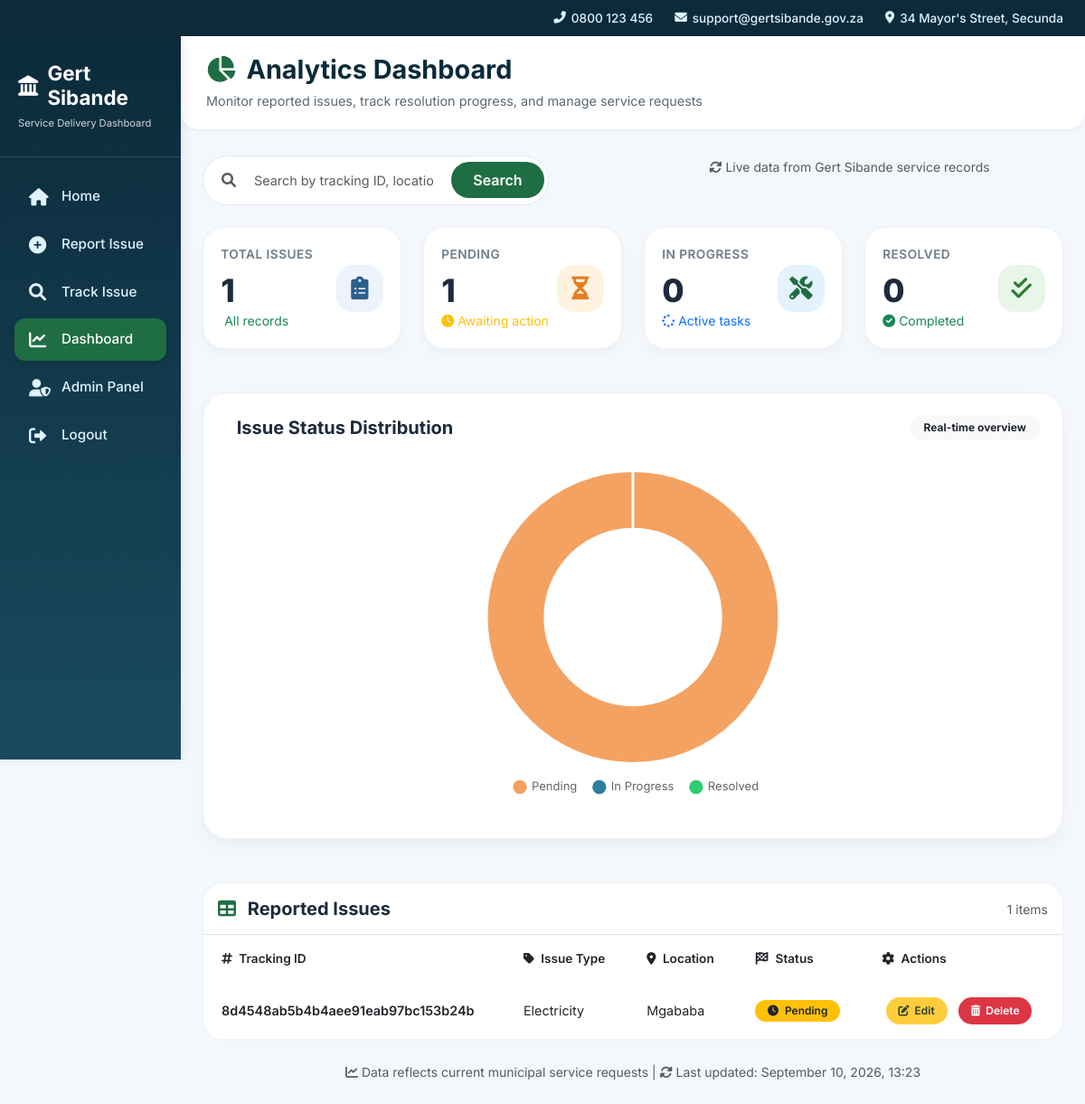
Page /dashboard/ (signed in) on the earlier database version.
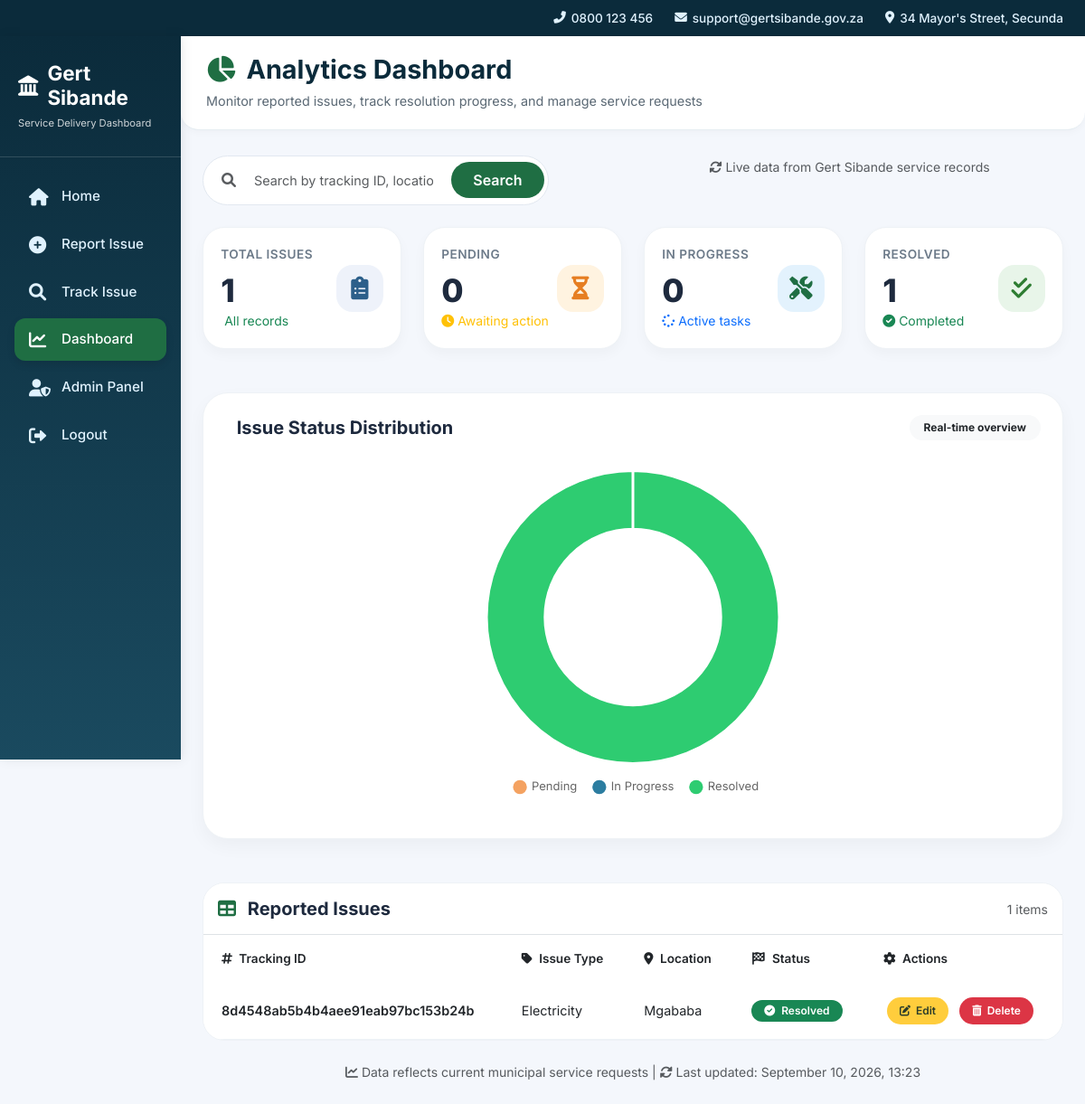
Same page on the later database version.
### reports/models.py (models this page shows, shortened)
class Issue(models.Model):
    ISSUE_TYPES = [
        ('Water', 'Water Services'),
        ('Electricity', 'Electricity'),
        ('Roads', 'Roads & Transport'),
        ('Waste', 'Waste Management'),
        ('Other', 'Other Municipal Issue'),
    ]
    STATUS_CHOICES = [
        ('Pending', 'Pending'),
        ('In Progress', 'In Progress'),
        ('Resolved', 'Resolved'),
    ]
    user = models.ForeignKey(
        User,
        on_delete=models.CASCADE,
        related_name='reported_issues'
    )
    tracking_id = models.CharField(max_length=50, unique=True, blank=True)
    issue_type = models.CharField(max_length=50, choices=ISSUE_TYPES)
    description = models.TextField()
    location = models.CharField(max_length=255)
    contact_number = models.CharField(max_length=20, blank=True, null=True, help_text="Optional contact number for follow-up")
    status = models.CharField(max_length=20, choices=STATUS_CHOICES, default='Pending')
    created_at = models.DateTimeField(auto_now_add=True)
    updated_at = models.DateTimeField(auto_now=True)
    class Meta:
        ordering = ['-created_at']  # Show newest issues first
        verbose_name = "Service Issue"
        verbose_name_plural = "Service Issues"

### reports/views.py (the view, shortened to what this page needs)
# urls.py: path('dashboard/', views.dashboard, name='dashboard'),
@login_required(login_url='login')
def dashboard(request):
    issues = Issue.objects.filter(user=request.user)
    total_issues = issues.count()
    pending = issues.filter(status='Pending').count()
    in_progress = issues.filter(status='In Progress').count()
    resolved = issues.filter(status='Resolved').count()
    search_query = request.GET.get('q', '')
    context = {
        'issues': issues,
        'total_issues': total_issues,
        'pending': pending,
        'in_progress': in_progress,
        'resolved': resolved,
        'search_query': search_query,
    }
    return render(request, 'reports/dashboard.html', context)

### reports/templates/reports/dashboard.html (shortened to what the changed rows need)
<!DOCTYPE html>
{% load static %}
<html lang="en">
<head>
    <link href="https://cdn.jsdelivr.net/npm/bootstrap@5.3.0/dist/css/bootstrap.min.css" rel="stylesheet">
    <link rel="stylesheet" href="https://cdnjs.cloudflare.com/ajax/libs/font-awesome/6.0.0-beta3/css/all.min.css">
</head>
<body>
<div class="container-fluid p-0">
    <div class="row g-0">
        <div class="col-md-10 main-content">
            <div class="dashboard-header">
                <h2>
                    <i class="fas fa-chart-pie" style="color: #1f6e43;"></i>
                    Analytics Dashboard
                </h2>
            </div>
            <div class="px-4 pb-5">
                <div class="row g-4 mb-5">
                    <div class="col-sm-6 col-lg-3">
                        <div class="stat-card d-flex align-items-center justify-content-between">
                            <div>
                                <div class="stat-title">Pending</div>
                                <div class="stat-value">{{ pending }}</div>
                                <small class="text-warning"><i class="fas fa-clock"></i> Awaiting action</small>
                            </div>
                        </div>
                    </div>
                    <div class="col-sm-6 col-lg-3">
                        <div class="stat-card d-flex align-items-center justify-content-between">
                            <div>
                                <div class="stat-title">Resolved</div>
                                <div class="stat-value">{{ resolved }}</div>
                                <small class="text-success"><i class="fas fa-check-circle"></i> Completed</small>
                            </div>
                        </div>
                    </div>
                </div>
                <div class="chart-card p-4 mb-5">
                    <div style="max-width: 400px; margin: 0 auto; position: relative;">
                        <canvas id="issueChart" width="400" height="400"></canvas>
                    </div>
                </div>
                <div class="table-container">
                    <div class="table-responsive">
                        <table class="table table-custom">
                            <thead>
                                <tr>
                                    <th><i class="fas fa-hashtag me-1"></i> Tracking ID</th>
                                    <th><i class="fas fa-tag me-1"></i> Issue Type</th>
                                    <th><i class="fas fa-location-dot me-1"></i> Location</th>
                                    <th><i class="fas fa-flag-checkered me-1"></i> Status</th>
                                    <th><i class="fas fa-cog me-1"></i> Actions</th>
                                </tr>
                            </thead>
                            <tbody>
                                {% for issue in issues %}
                                <tr>
                                    <td class="fw-semibold">{{ issue.tracking_id }}</td>
                                    <td>{{ issue.get_issue_type_display }}</td>
                                    <td>{{ issue.location }}</td>
                                    <td>
                                        {% if issue.status == "Pending" %}
                                            <span class="badge-custom badge bg-warning text-dark">
                                                <i class="fas fa-clock me-1"></i> Pending
                                            </span>
                                        {% elif issue.status == "Resolved" %}
                                            <span class="badge-custom badge bg-success">
                                                <i class="fas fa-check-circle me-1"></i> Resolved
                                            </span>
                                        {% else %}
                                            <span class="badge-custom badge bg-primary">
                                                <i class="fas fa-chart-line me-1"></i> In Progress
                                            </span>
                                        {% endif %}
                                    </td>
                                    <td>
                                        <a href="{% url 'edit_issue' issue.id %}" class="btn-action btn-warning-custom">
                                            <i class="fas fa-edit"></i> Edit
                                        </a>
                                        <a href="{% url 'delete_issue' issue.id %}" class="btn-action btn-danger-custom" onclick="return confirm('Are you sure you want to delete this issue?');">
                                            <i class="fas fa-trash-alt"></i> Delete
                                        </a>
                                    </td>
                                </tr>
                                {% endfor %}
                            </tbody>
                        </table>
                    </div>
                </div>
            </div>
        </div>
    </div>
</div>
<script>
    // Safely parse Django variables into JS numbers
    const pendingCount = parseInt("{{ pending|default:'0' }}") || 0;
    const inProgressCount = parseInt("{{ in_progress|default:'0' }}") || 0;
    const resolvedCount = parseInt("{{ resolved|default:'0' }}") || 0;
    const ctx = document.getElementById('issueChart').getContext('2d');
    new Chart(ctx, {
        type: 'doughnut',
        data: {
            labels: ['Pending', 'In Progress', 'Resolved'],
            datasets: [{
                data: [pendingCount, inProgressCount, resolvedCount],
                backgroundColor: ['#f4a261', '#2c7da0', '#2ecc71'],
                borderColor: 'white',
                borderWidth: 3,
                hoverOffset: 12,
            }]
        },
        options: {
            responsive: true,
            maintainAspectRatio: true,
            cutout: '60%',
            plugins: {
                legend: {
                    position: 'bottom',
                    labels: {
                        font: { size: 13, family: "'Inter', sans-serif" },
                        padding: 18,
                        usePointStyle: true,
                        pointStyle: 'circle'
                    }
                },
                tooltip: {
                    backgroundColor: '#0b2b3b',
                    titleFont: { weight: 'bold', size: 13 },
                    bodyFont: { size: 12 },
                    callbacks: {
                        label: function(context) {
                            const label = context.label || '';
                            const value = context.raw;
                            const total = pendingCount + inProgressCount + resolvedCount;
                            const percentage = total > 0 ? Math.round((value / total) * 100) : 0;
                            return `${label}: ${value} (${percentage}%)`;
                        }
                    }
                }
            },
            layout: {
                padding: 16
            }
        }
    });
</script>
</body>
</html>

Differences in the rows shown:
changed Issue "8d4548ab5b4b4aee91eab97bc153b24b": status "Pending" → "Resolved"
Other differences:
{{ pending }}: "1" → "0"
{{ resolved }}: "0" → "1"
chart data {{ pending|default:'0' }}: 1 → 0
chart data {{ resolved|default:'0' }}: 0 → 1
